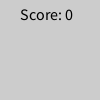
Frame 1 (no input)
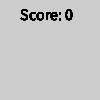
Frame 60 (the mouse pressed at the canvas centre just before this capture)
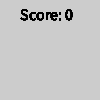
Frame 120 (the mouse held since frame 60 and released just before this capture)

The Processing sketch that drew these frames (run headless with seeded random() and noise(); from frame 60 on, the mouse is pressed at the canvas centre):

// Processing sketch: RainGame
// ── RainGame.pde
/*
 *    Copyright (c) The League of Amazing Programmers 2013-2021
 *    Level 1
 */
 
/** This program makes a game where the user has to catch rain drops in a bucket
 */


int score = 0;
int bucketWidth = 50;
int bucketHeight;
PImage bucket;
int y;
int x;

// The setup method is run once when the program starts
void setup() {

  //Set your canvas size
  
  
  //If you are using an image for the bucket, load it and resize it here.
  // A bucket image -  bucket.png - has been provided if you want to use it.

}

// The draw method runs continuously (in a loop) until the program ends
void draw() {
  // Set a background color
  
  
  // Draw a raindrop (ellipse) at the top of the screen
  
  
  
  // Make the rain fall down the screen.
  // Hint: make a variable for the raindrop's Y position and change it after you
  // draw the raindrop
  
  
  // When the rain falls off the bottom of the canvas, 
  // start a new rain drop falling from the top.
  // Each new drop should start at a random position (X position) at the top. 
  // Hint: This code will give you a random number between 0 and the width of your sketch.
  int randomNumber = (int) random(width);
  
  
  // Draw a bucket (rectangle or image) at the bottom of the screen. 
  // The bucket's width needs to be stored in the bucketWidth variable.
  
  
  // Make the bucket move side-to-side with the mouse. Hint: use mouseX
  
  
  // When the rain drop has fallen to the bucket, call the checkCatch method
  //  to see if the rain drop is in the bucket.
  
 
 //This code will display the score on the screen. 
 // Change the color if it does not show up on your background.
    fill(0, 0, 0);
    textSize(16);
    text("Score: " + score, 20, 20);
}


// DO NOT CHANGE THIS METHOD - CALL IT FROM THE DRAW METHOD 
    void checkCatch(int x){
         if (x > mouseX && x < mouseX+bucketWidth)
            score++;
         else if (score > 0) 
            score--;
        println("Your score is now: " + score);
    }
